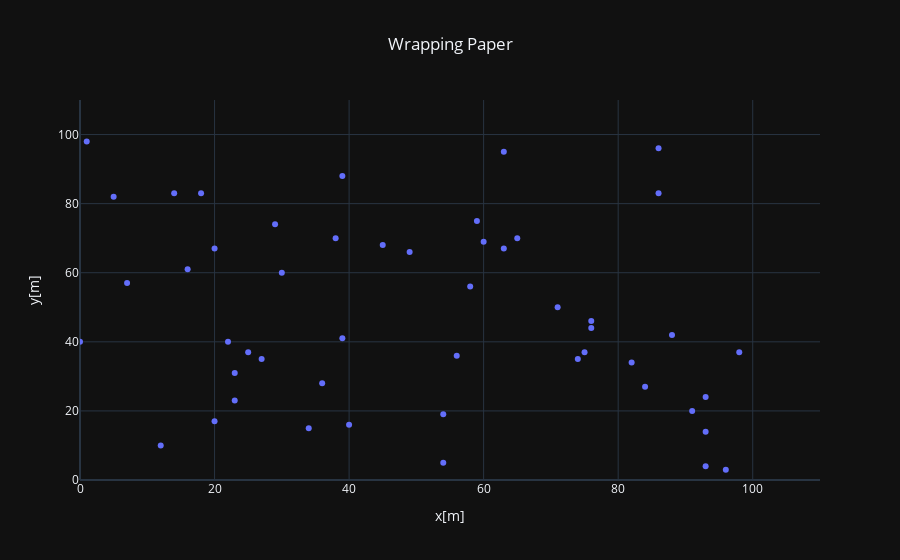
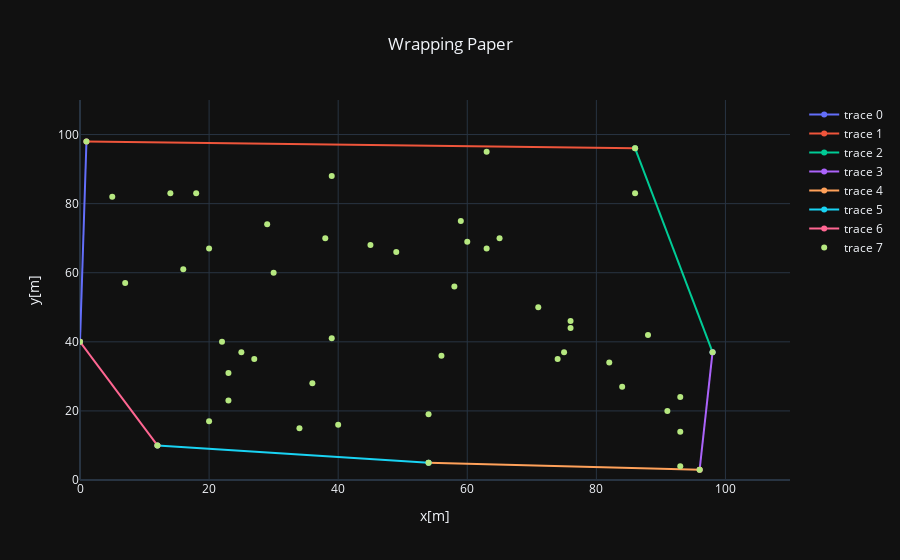

Notebook code for these charts, in order:
### Code cell
import plotly
import random
import plotly.express as px
import plotly.graph_objects as go
import math

def mag(origin_point, next_point):
    magnitude =  math.sqrt((pow((next_point[0]-origin_point[0]),2)) +
                           pow((next_point[1]-origin_point[1]), 2))
    return magnitude

def direction(origin_point, next_point):
    try:
        return math.degrees(math.atan((next_point[1]-origin_point[1])/(next_point[0]-origin_point[0])))
    except ZeroDivisionError as zde:
        print(f"ZeroDivisionError {origin_point}, {next_point}")
        return 0

def is_left_of_line(test_point, line_point1, line_point2):

    leftness = ((line_point2[0] - line_point1[0]) * (test_point[1] - line_point1[1])) - ((line_point2[1]-line_point1[1])*(test_point[0] -
                                                                                                                          line_point1[0]))
    print(f"\t\t\t{leftness}")
    return leftness > 0

c_point = (1,1)
a_point = (5,2)
b_point = (3,2)
d_point = (2,6)

#print(direction(c_point, c_point))
print(direction(c_point, a_point))
print(direction(c_point, b_point))
print(direction(c_point, d_point))

max_x = max_y = 100
number_of_points = 50

points = list(zip([random.randint(0, max_x) for _ in range(2,200)], [random.randint(2, max_y) for _ in range(0,number_of_points)]))

x_cords, y_cords = zip(*points)
#fig = px.scatter(x=x_cords, y=y_cords)
#d=[go.Scatter(x=x_cords[i], y=y_cords[i]) for i in range(0,100)]
print(points)
wrapping_points = []

left_most_index = 0
for i in range(1,len(points)):
    if points[i][0] <= points[left_most_index][0]:
        left_most_index = i
    if points[i][0] == 0:
        break

first_point = current_point = last_point = points[left_most_index]
previous_point = None

line_segments = []

hull_closed = False

max_iters = len(points) * len(points) - 1
i=0
while True:

    if i >= max_iters:
        break
    i+=1

    print(f"({current_point[0]}, {current_point[1]})")

    found = False

    for candidate_point in [p for p in points if p[0]!=current_point[0] and p[1]!=current_point[1]]:
        print(f"\t({candidate_point[0]}, {candidate_point[1]})")

        for point in points:
            print(f"\t\t({current_point}, {candidate_point}) {point} -> {is_left_of_line(point, current_point, candidate_point)}")

        all_leftness = not any([is_left_of_line(point, current_point, candidate_point) for point in points])

        if all_leftness:
            line_segments.append([current_point, candidate_point])
            found = True
            current_point = candidate_point

    if not found:
        print("NOT FOUND")
        break
    elif current_point[0] == first_point[0] and current_point[1] == first_point[1]:
        print("BACK TO BEGINNING")
        hull_closed = True
        break



fig = go.Figure(
    data=[(go.Scatter(x=x_cords, y=y_cords, mode="markers"))],
    layout=go.Layout(title=go.layout.Title(text="Wrapping Paper",x=0.5),
                     xaxis={'title':'x[m]', 'range':[0,max_x+10]},
                     yaxis={'title':'y[m]','range':[0,max_y+10]}),
    frames=[]
)
fig.show()


if len(line_segments) > 1:

    lines=[]

    for line_segment in line_segments:
        lines.append(go.Scatter(x=[line_segment[0][0], line_segment[1][0]],
                                y=[line_segment[0][1], line_segment[1][1]]))

    lines_and_points = lines.append(go.Scatter(x=x_cords, y=y_cords, mode="markers"))

    fig2 = go.Figure(

        data=lines,

        layout=go.Layout(title=go.layout.Title(text="Wrapping Paper",x=0.5),
                         xaxis={'title':'x[m]', 'range':[0,max_x+10]},
                         yaxis={'title':'y[m]','range':[0,max_y+10]}),

        frames=[]

    )
    fig2.show()

### Figure 1 — Plotly figure (JSON) as saved in the notebook; plotly's stock layout.template omitted (floating-point values rounded to 4 significant figures)
{"data": [{"mode": "markers", "x": [20, 7, 39, 65, 20, 1, 91, 74, 98, 30, 49, 63, 82, 75, 56, 58, 38, 18, 22, 40, 88, 45, 14, 29, 93, 54, 36, 76, 96, 16, 0, 86, 59, 25, 12, 93, 23, 71, 84, 76, 93, 63, 54, 86, 39, 34, 27, 23, 60, 5], "y": [67, 57, 88, 70, 17, 98, 20, 35, 37, 60, 66, 95, 34, 37, 36, 56, 70, 83, 40, 16, 42, 68, 83, 74, 4, 5, 28, 46, 3, 61, 40, 83, 75, 37, 10, 24, 23, 50, 27, 44, 14, 67, 19, 96, 41, 15, 35, 31, 69, 82], "type": "scatter"}], "layout": {"title": {"text": "Wrapping Paper", "x": 0.5}, "xaxis": {"range": [0, 110], "title": {"text": "x[m]"}}, "yaxis": {"range": [0, 110], "title": {"text": "y[m]"}}}}

### Figure 2 — Plotly figure (JSON) as saved in the notebook; plotly's stock layout.template omitted (floating-point values rounded to 4 significant figures)
{"data": [{"x": [0, 1], "y": [40, 98], "type": "scatter"}, {"x": [1, 86], "y": [98, 96], "type": "scatter"}, {"x": [86, 98], "y": [96, 37], "type": "scatter"}, {"x": [98, 96], "y": [37, 3], "type": "scatter"}, {"x": [96, 54], "y": [3, 5], "type": "scatter"}, {"x": [54, 12], "y": [5, 10], "type": "scatter"}, {"x": [12, 0], "y": [10, 40], "type": "scatter"}, {"mode": "markers", "x": [20, 7, 39, 65, 20, 1, 91, 74, 98, 30, 49, 63, 82, 75, 56, 58, 38, 18, 22, 40, 88, 45, 14, 29, 93, 54, 36, 76, 96, 16, 0, 86, 59, 25, 12, 93, 23, 71, 84, 76, 93, 63, 54, 86, 39, 34, 27, 23, 60, 5], "y": [67, 57, 88, 70, 17, 98, 20, 35, 37, 60, 66, 95, 34, 37, 36, 56, 70, 83, 40, 16, 42, 68, 83, 74, 4, 5, 28, 46, 3, 61, 40, 83, 75, 37, 10, 24, 23, 50, 27, 44, 14, 67, 19, 96, 41, 15, 35, 31, 69, 82], "type": "scatter"}], "layout": {"title": {"text": "Wrapping Paper", "x": 0.5}, "xaxis": {"range": [0, 110], "title": {"text": "x[m]"}}, "yaxis": {"range": [0, 110], "title": {"text": "y[m]"}}}}
